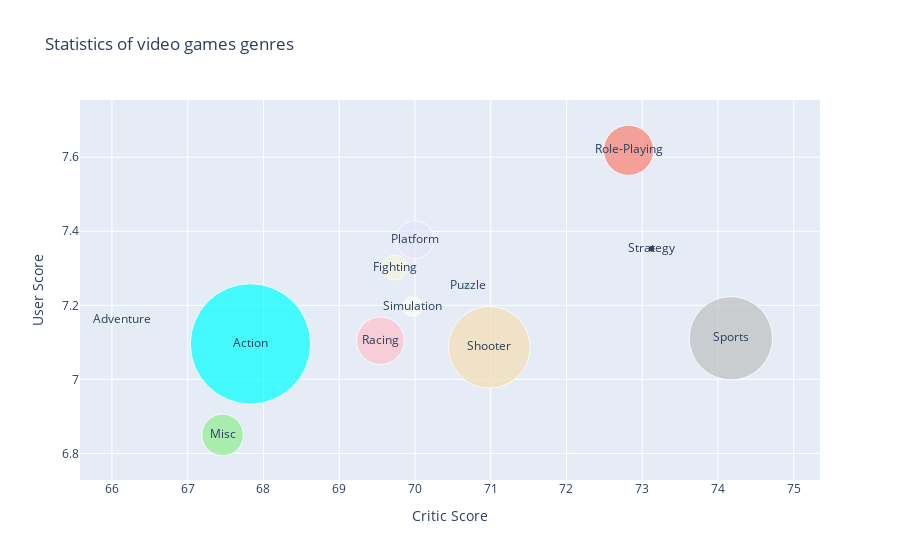

Here is the notebook cell this chart was saved with:
### Code cell
trace0 = go.Scatter(
    x=genres_df.Critic_Score,
    y=genres_df.User_Score,
    mode = 'markers+text',
    text = genres_df.index,
    #textposition='bottom',
    marker = dict(
        size = 1/10*genres_df.Global_Sales,
        color = [
            'aqua', 'azure', 'beige', 'lightgreen',
            'lavender', 'lightblue', 'pink', 'salmon',
            'wheat', 'ivory', 'silver'
        ]
    )
)

data = [trace0]
layout = {
    'title': 'Statistics of video games genres',
    'xaxis': {'title': 'Critic Score'},
    'yaxis': {'title': 'User Score'}
}

fig = go.Figure(data=data, layout=layout)

iplot(fig, show_link=False)

### Figure 1 — Plotly figure (JSON) as saved in the notebook; plotly's stock layout.template omitted (floating-point values rounded to 4 significant figures)
{"data": [{"marker": {"color": ["aqua", "azure", "beige", "lightgreen", "lavender", "lightblue", "pink", "salmon", "wheat", "ivory", "silver"], "size": [120.3, 8.075, 25.0, 41.63, 37.78, 7.89, 47.62, 50.14, 81.65, 20.27, 83.38, 6.961]}, "mode": "markers+text", "text": ["Action", "Adventure", "Fighting", "Misc", "Platform", "Puzzle", "Racing", "Role-Playing", "Shooter", "Simulation", "Sports", "Strategy"], "type": "scatter", "x": [67.83, 66.13, 69.73, 67.46, 70, 70.69, 69.54, 72.82, 70.98, 69.97, 74.17, 73.12], "y": [7.096, 7.161, 7.302, 6.85, 7.377, 7.251, 7.104, 7.619, 7.086, 7.197, 7.111, 7.353]}], "layout": {"title": {"text": "Statistics of video games genres"}, "xaxis": {"title": {"text": "Critic Score"}}, "yaxis": {"title": {"text": "User Score"}}}}
